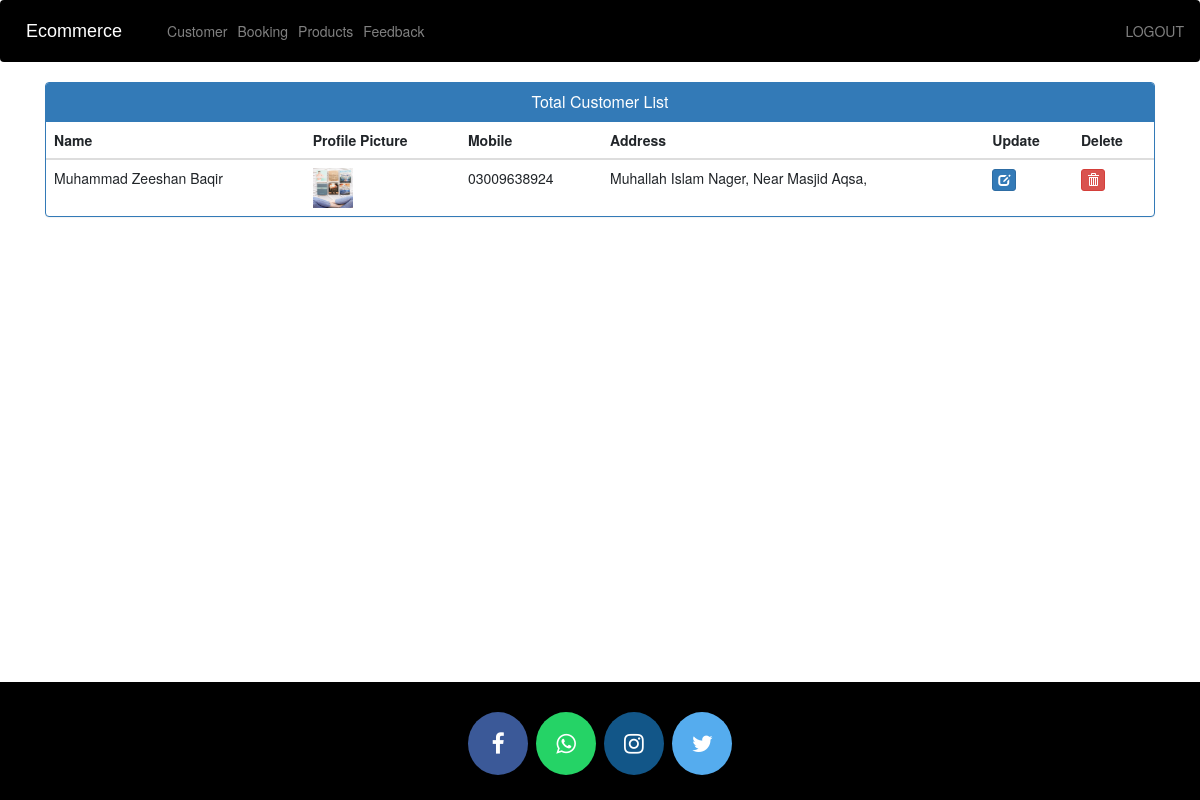
Page /view-customer (signed in) on the earlier database version.
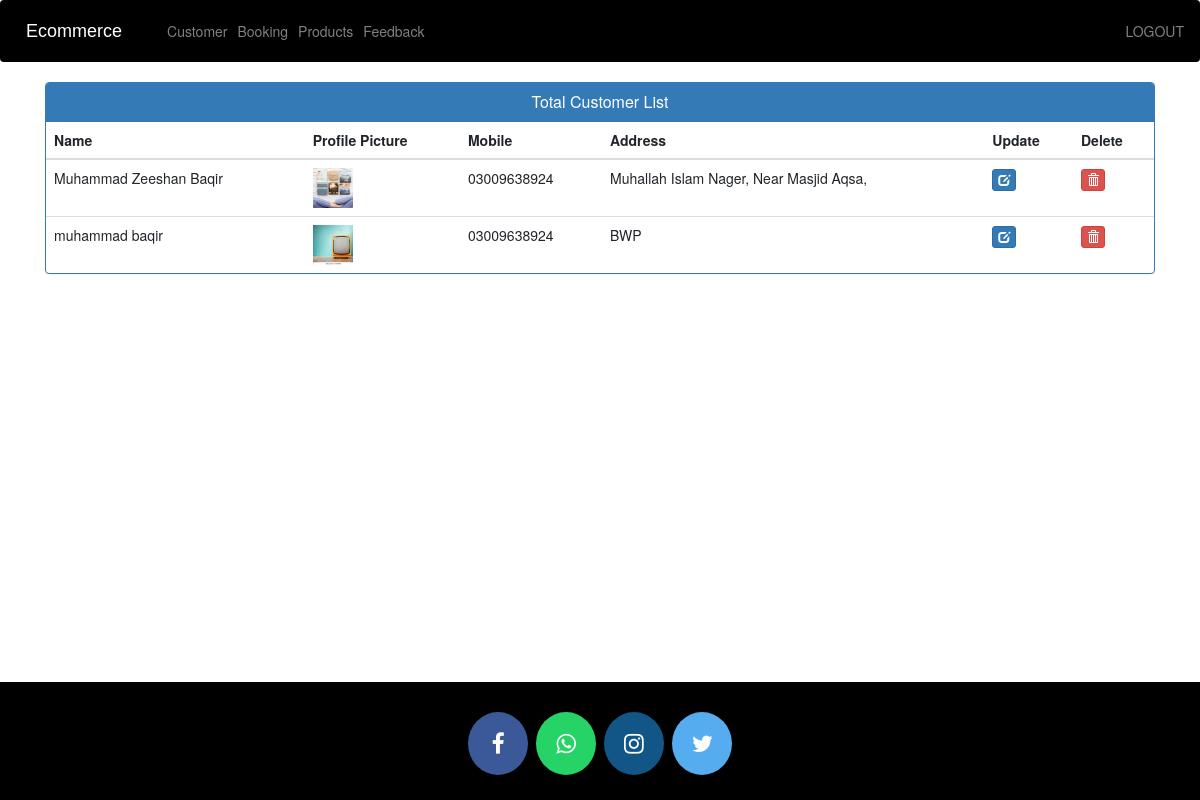
Same page on the later database version.
### ecom/models.py (models this page shows, shortened)
class Customer(models.Model):
    user = models.OneToOneField(User, on_delete=models.CASCADE)
    profile_pic = models.ImageField(upload_to='profile_pic/CustomerProfilePic/', null=True, blank=True)
    address = models.CharField(max_length=40)
    mobile = models.CharField(max_length=20, null=False)
    @property
    def get_name(self):
        return self.user.first_name + " " + self.user.last_name

### ecom/views.py (the view)
# urls.py: path('view-customer', views.view_customer_view, name='view-customer'),
@login_required(login_url='admin_login')
def view_customer_view(request):
    customers = Customer.objects.all()
    return render(request, 'ecom/view_customer.html', {'customers': customers})

### templates/ecom/view_customer.html (shortened to what this page needs)
{% extends 'ecom/admin_base.html' %}
{% load static %}
{% block content %}
<head>
  <link href="//netdna.bootstrapcdn.com/bootstrap/3.0.0/css/bootstrap.min.css" rel="stylesheet" id="bootstrap-css">
</head>
<div class="container total-customer">
  <div class="panel panel-primary">
    <div class="panel-heading">
      <h6 class="panel-title">Total Customer List</h6>
    </div>
    <table class="table table-hover" id="dev-table">
      <thead>
        <tr>
          <th>Name</th>
          <th>Profile Picture</th>
          <th>Mobile</th>
          <th>Address</th>
          <th>Update</th>
          <th>Delete</th>
        </tr>
      </thead>
      {% for c in customers %}
      <tr>
        <td> {{c.get_name}}</td>
        <td> <img src="{% static c.profile_pic.url %}" alt="Profile Pic" height="40px" width="40px" /></td>
        <td>{{c.mobile}}</td>
        <td>{{c.address}}</td>
        <td><a class="btn btn-primary btn-xs" href="{% url 'update-customer' c.id  %}"><span class="glyphicon glyphicon-edit"></span></a></td>
        <td><a class="btn btn-danger btn-xs" href="{% url 'delete-customer' c.id  %}"><span class="glyphicon glyphicon-trash"></span></a></td>
      </tr>
      {% endfor %}
    </table>
  </div>
</div>
{% endblock content %}

### templates/ecom/admin_base.html (shortened to what this page needs)
<!DOCTYPE html>
{% load static %}
<html lang="en">
<head>
  <link rel="stylesheet" href="https://stackpath.bootstrapcdn.com/bootstrap/4.3.1/css/bootstrap.min.css">
  <link rel="stylesheet" href="https://maxcdn.bootstrapcdn.com/font-awesome/4.7.0/css/font-awesome.min.css">
</head>
<body>
  <div class="bs-example">
    <nav class="navbar navbar-expand-md navbar-dark fixed-top" style="background:black;">
      <a href="{% url 'admin-dashboard' %}" class="navbar-brand">Ecommerce</a>
      <div class="collapse navbar-collapse justify-content-between" id="navbarCollapse">
        <div class="navbar-nav">
          <a href="{% url 'view-customer' %}" class="nav-item nav-link">Customer</a>
          <a href="{% url 'admin-view-booking' %}" class="nav-item nav-link">Booking</a>
          <a href="{% url 'admin-products' %}" class="nav-item nav-link">Products</a>
          <a href="{% url 'view-feedback' %}" class="nav-item nav-link">Feedback</a>
        </div>
        <div class="navbar-nav navbar-right">
          <a href="{% url 'logout' %}" class="nav-item nav-link">LOGOUT</a>
        </div>
      </div>
    </nav>
  </div>
  {% block content %}
  {% endblock content %}
  <footer>
    <p>
      <a id="ftr" href="https://facebook.com/ZakkiRana06/" class="fa fa-facebook"></a>
      <a id="ftr" href="https://api.whatsapp.com/send?phone=923009638924&text=Hello%20Zeeshan.%0d%0aHow%20are%20you%20%3f%0d%0aI%20came%20from%20your%20website.&source=&data=#" class="fa fa-whatsapp"></a>
      <a id="ftr" href="https://instagram.com/ranazeeshanbaqir" class="fa fa-instagram"></a>
      <a id="ftr" href="https://twitter.com/_zeeshan_rana" class="fa fa-twitter"></a>
    </p>
  </footer>
</body>
</html>

### templates/ecom/admin_base.html (style rules this page uses)
.bs-example { margin: 0px; }
.navbar-brand { font-size: 20px; font-family: sans-serif; }
footer { padding: 0px 0px 0px 0px; background-color: black; margin: 0px; padding-bottom: 10px; }
#ftr { padding: 20px; }
.fa { font-size: 23px; width: 60px; text-align: center; text-decoration: none; margin: 5px 2px; border-radius: 50%; }
.fa-facebook { background: #3B5998; color: white; margin-top: 30px; }
.fa-whatsapp { background: #25d366; color: white; }
.fa-twitter { background: #55ACEE; color: white; }
.fa-instagram { background: #125688; color: white; }
p { text-align: center; }

### templates/ecom/view_customer.html (style rules this page uses)
a:link { text-decoration: none; }
h6 { text-align: center; }
.total-customer { height: calc(100vh - 200px); }

Differences in the rows shown:
added Customer: get_name "muhammad baqir", profile_pic (picture), mobile "03009638924", address "BWP"
